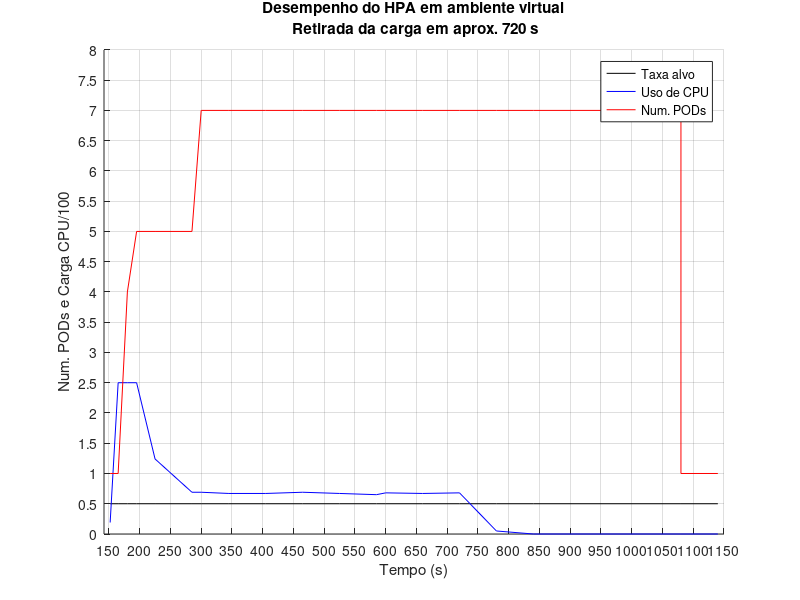
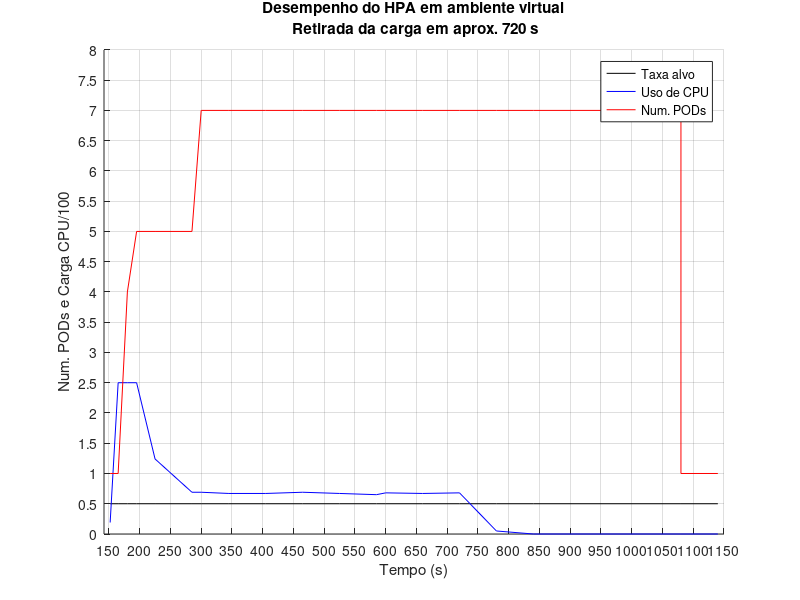
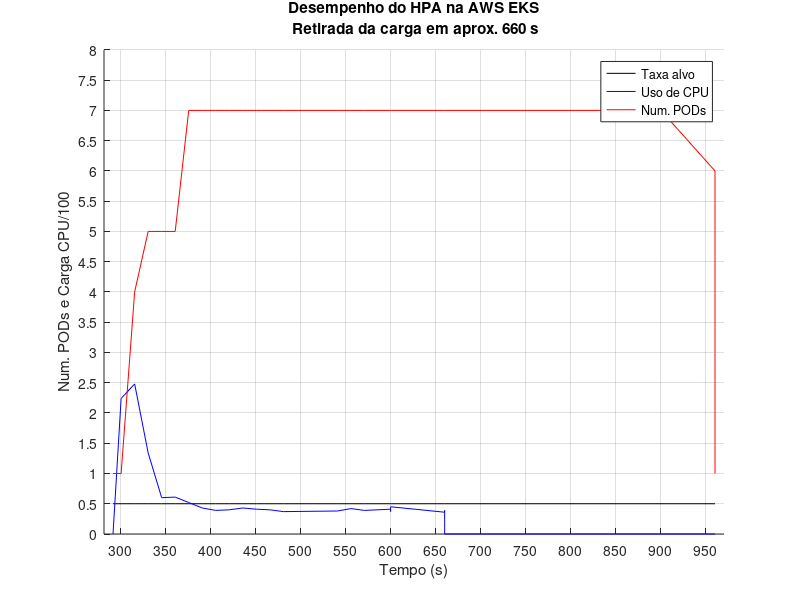
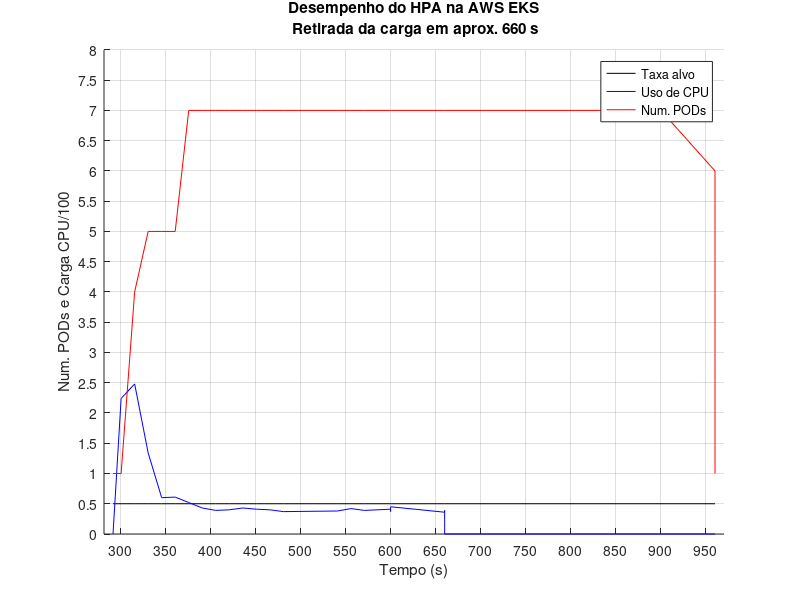

MATLAB code for these plots, in order:
clear; clc;

dados_vm = dlmread('ambiente-virtual-kvm.csv',',',1,0);
vm_cpu = dados_vm(:,1);
tg_cpu = dados_vm(:,2);
vm_pods = dados_vm(:,3);
vm_time = dados_vm(:,4);

fig = figure(1, 'position', [10 10 900 600]);
hold on;
plot(vm_time,tg_cpu,'k;Taxa alvo;');
plot(vm_time,vm_cpu,'b;Uso de CPU;');
plot(vm_time,vm_pods,'r;Num. PODs;');
hold off;
title("Desempenho do HPA em ambiente virtual\n Retirada da carga em aprox. 720 s");
legend('Location','northeast');
xlabel('Tempo (s)');
ylabel('Num. PODs e Carga CPU/100');
axis([min(vm_time)-10 max(vm_time)+10 0 max(vm_pods)+1]);
set(gca,'XTick',0:50:max(vm_time+10))
set(gca,'YTick',0:0.5:max(vm_pods+1))
grid('on')
saveas(fig,'ambiente_virtual.png');
savefig(fig,'ambiente_virtual.fig');

dados_aws = dlmread('aws-eks.csv',',',1,0);
aws_cpu = dados_aws(:,1);
tg_aws = dados_aws(:,2);
aws_pods = dados_aws(:,3);
aws_time = dados_aws(:,4);

fig = figure(2, 'position', [10 10 900 600]);
hold on;
plot(aws_time,tg_aws,'k;Taxa alvo;');
plot(aws_time,aws_cpu,'b;Uso de CPU;');
plot(aws_time,aws_pods,'r;Num. PODs;');
hold off;
title("Desempenho do HPA na AWS EKS\n Retirada da carga em aprox. 660 s");
legend('Location','northeast');
xlabel('Tempo (s)');
ylabel('Num. PODs e Carga CPU/100');
axis([min(aws_time)-10 max(aws_time)+10 0 max(aws_pods)+1]);
set(gca,'XTick',0:50:max(aws_time+10))
set(gca,'YTick',0:0.5:max(aws_pods+1))
grid('on')
saveas(fig,'aws_eks.png');
savefig(fig,'aws_eks.fig');

dados_bm = dlmread('baremetal.csv',',',1,0);
bm_cpu = dados_bm(:,1);
tg_bm = dados_bm(:,2);
bm_pods = dados_bm(:,3);
bm_time = dados_bm(:,4);

fig = figure(3, 'position', [10 10 900 600]);
hold on;
plot(bm_time,tg_bm,'k;Taxa alvo;');
plot(bm_time,bm_cpu,'b;Uso de CPU;');
plot(bm_time,bm_pods,'r;Num. PODs;');
hold off;
title("Desempenho do HPA em baremetal\n Retirada da carga em aprox. 530 s");
legend('Location','northeast');
xlabel('Tempo (s)');
ylabel('Num. PODs e Carga CPU/100');
axis([min(bm_time)-10 max(bm_time)+10 0 max(bm_pods)+1]);
set(gca,'XTick',0:50:max(bm_time+10))
set(gca,'YTick',0:0.5:max(bm_pods+1))
grid('on')
saveas(fig,'baremetal.png');
savefig(fig,'baremetal.fig');
